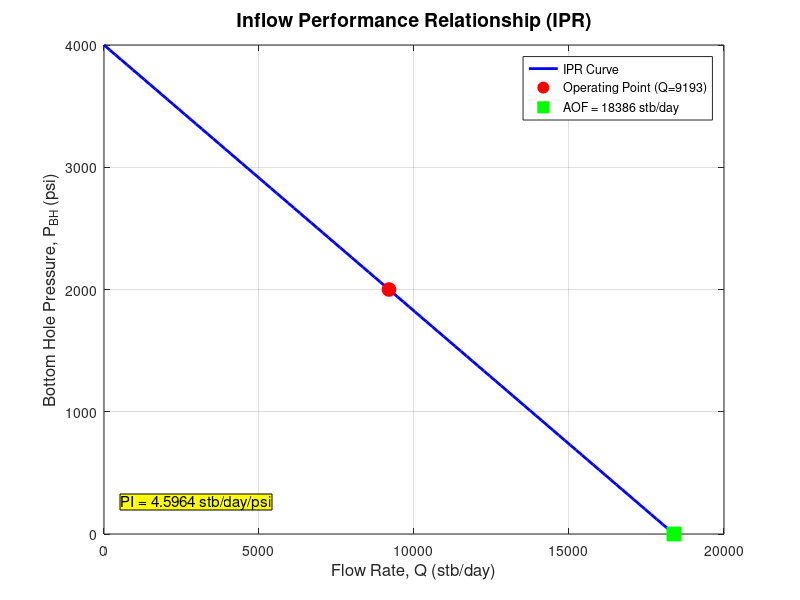
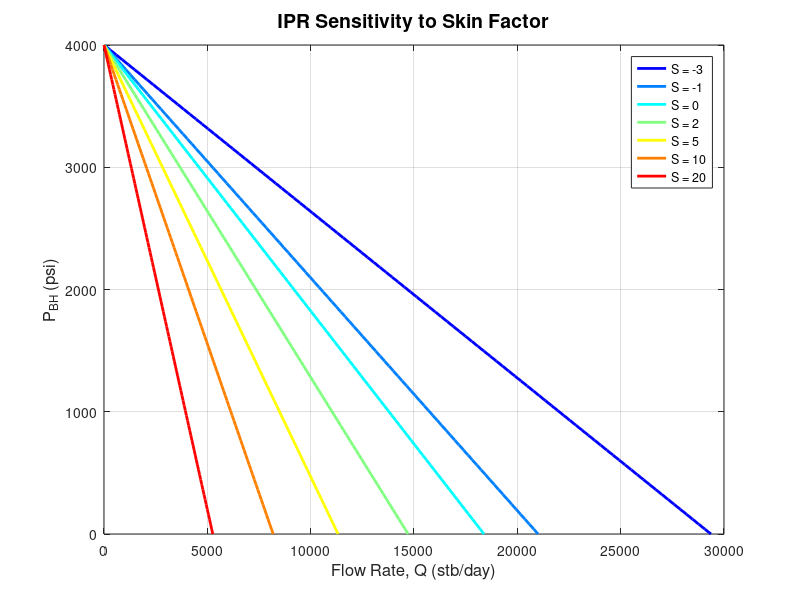
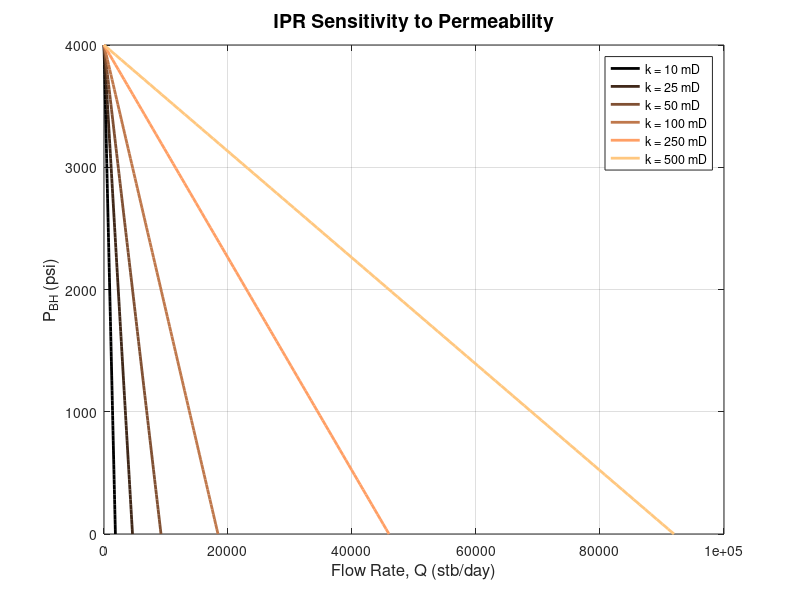
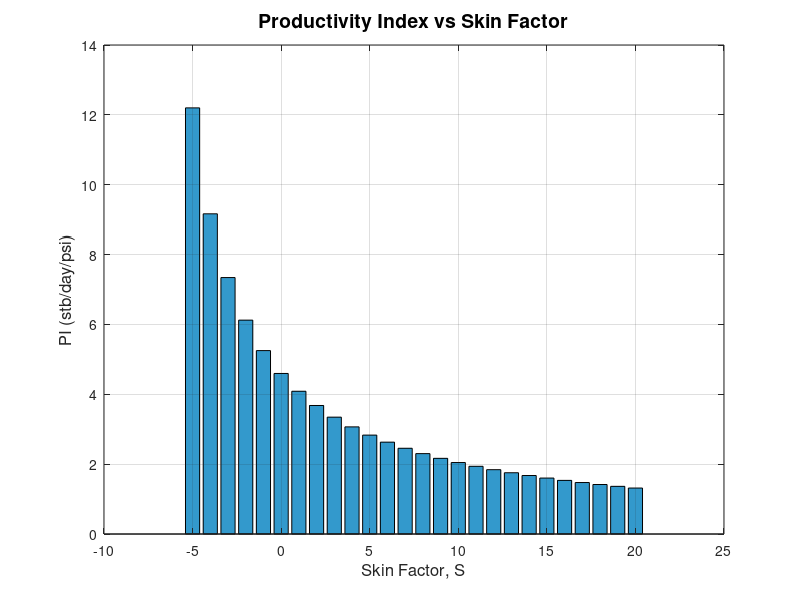

Source code (MATLAB) for these figures, in order:
%% =========================================================================
%  PRODUCTIVITY INDEX - SENSITIVITY ANALYSIS
%  Generates IPR curves and sensitivity plots for key parameters
%
%  Author: Enrique Philippe Gutiérrez Fedoruk
%  LinkedIn: https://www.linkedin.com/in/enrique-philippe-guti%C3%A9rrez-fedoruk-493060123/
%  Date: 2026
%  License: MIT License
% =========================================================================

function sensitivity_analysis()
    %% Base case parameters
    base.h    = 50;       % ft
    base.k    = 100;      % mD
    base.B    = 1.2;      % rb/stb
    base.mu   = 0.8;      % cp
    base.R    = 1000;     % ft
    base.rw   = 0.328;    % ft (7-7/8" hole)
    base.S    = 0;        % dimensionless
    base.P_R  = 4000;     % psi
    base.P_BH = 2000;     % psi

    %% 1. IPR Curve (Inflow Performance Relationship)
    figure('Name', 'IPR Curve', 'Position', [100 100 800 600]);
    
    P_BH_range = linspace(0, base.P_R, 100);
    params = base;
    Q_values = zeros(size(P_BH_range));
    
    for i = 1:length(P_BH_range)
        params.P_BH = P_BH_range(i);
        res = productivity_index_calc(params);
        Q_values(i) = res.Q;
    end
    
    plot(Q_values, P_BH_range, 'b-', 'LineWidth', 2);
    xlabel('Flow Rate, Q (stb/day)', 'FontSize', 12);
    ylabel('Bottom Hole Pressure, P_{BH} (psi)', 'FontSize', 12);
    title('Inflow Performance Relationship (IPR)', 'FontSize', 14);
    grid on;
    hold on;
    
    % Mark operating point
    res_base = productivity_index_calc(base);
    plot(res_base.Q, base.P_BH, 'ro', 'MarkerSize', 10, 'MarkerFaceColor', 'r');
    
    % AOF (Absolute Open Flow)
    params.P_BH = 0;
    res_aof = productivity_index_calc(params);
    plot(res_aof.Q, 0, 'gs', 'MarkerSize', 10, 'MarkerFaceColor', 'g');
    
    legend('IPR Curve', sprintf('Operating Point (Q=%.0f)', res_base.Q), ...
           sprintf('AOF = %.0f stb/day', res_aof.Q), 'Location', 'northeast');
    
    annotation('textbox', [0.15, 0.15, 0.3, 0.1], ...
        'String', sprintf('PI = %.4f stb/day/psi', res_base.PI), ...
        'FontSize', 11, 'BackgroundColor', 'yellow', 'EdgeColor', 'black');
    
    saveas(gcf, 'ipr_curve.png');
    fprintf('Saved: ipr_curve.png\n');

    %% 2. Skin Factor Sensitivity
    figure('Name', 'Skin Sensitivity', 'Position', [100 100 800 600]);
    
    skin_values = [-3, -1, 0, 2, 5, 10, 20];
    colors = jet(length(skin_values));
    
    for j = 1:length(skin_values)
        params = base;
        params.S = skin_values(j);
        Q_skin = zeros(size(P_BH_range));
        
        for i = 1:length(P_BH_range)
            params.P_BH = P_BH_range(i);
            res = productivity_index_calc(params);
            Q_skin(i) = res.Q;
        end
        
        plot(Q_skin, P_BH_range, '-', 'LineWidth', 2, 'Color', colors(j,:));
        hold on;
    end
    
    xlabel('Flow Rate, Q (stb/day)', 'FontSize', 12);
    ylabel('P_{BH} (psi)', 'FontSize', 12);
    title('IPR Sensitivity to Skin Factor', 'FontSize', 14);
    legend(arrayfun(@(s) sprintf('S = %g', s), skin_values, 'UniformOutput', false), ...
           'Location', 'northeast');
    grid on;
    saveas(gcf, 'skin_sensitivity.png');
    fprintf('Saved: skin_sensitivity.png\n');

    %% 3. Permeability Sensitivity
    figure('Name', 'Permeability Sensitivity', 'Position', [100 100 800 600]);
    
    k_values = [10, 25, 50, 100, 250, 500];
    colors = copper(length(k_values));
    
    for j = 1:length(k_values)
        params = base;
        params.k = k_values(j);
        Q_k = zeros(size(P_BH_range));
        
        for i = 1:length(P_BH_range)
            params.P_BH = P_BH_range(i);
            res = productivity_index_calc(params);
            Q_k(i) = res.Q;
        end
        
        plot(Q_k, P_BH_range, '-', 'LineWidth', 2, 'Color', colors(j,:));
        hold on;
    end
    
    xlabel('Flow Rate, Q (stb/day)', 'FontSize', 12);
    ylabel('P_{BH} (psi)', 'FontSize', 12);
    title('IPR Sensitivity to Permeability', 'FontSize', 14);
    legend(arrayfun(@(k) sprintf('k = %g mD', k), k_values, 'UniformOutput', false), ...
           'Location', 'northeast');
    grid on;
    saveas(gcf, 'permeability_sensitivity.png');
    fprintf('Saved: permeability_sensitivity.png\n');

    %% 4. PI vs Skin Factor Bar Chart
    figure('Name', 'PI vs Skin', 'Position', [100 100 800 600]);
    
    skin_range = -5:1:20;
    PI_vals = zeros(size(skin_range));
    
    for i = 1:length(skin_range)
        params = base;
        params.S = skin_range(i);
        res = productivity_index_calc(params);
        PI_vals(i) = res.PI;
    end
    
    bar(skin_range, PI_vals, 'FaceColor', [0.2 0.6 0.8]);
    xlabel('Skin Factor, S', 'FontSize', 12);
    ylabel('PI (stb/day/psi)', 'FontSize', 12);
    title('Productivity Index vs Skin Factor', 'FontSize', 14);
    grid on;
    saveas(gcf, 'pi_vs_skin.png');
    fprintf('Saved: pi_vs_skin.png\n');

    fprintf('\nAll sensitivity plots generated successfully.\n');
end

%% Helper function (standalone calculation without display)
function results = productivity_index_calc(params)
    h  = params.h;
    k  = params.k;
    B  = params.B;
    mu = params.mu;
    R  = params.R;
    rw = params.rw;
    S  = params.S;
    P_R  = params.P_R;
    P_BH = params.P_BH;

    numerator   = 0.00708 * h * k;
    denominator = B * mu * (log(R / rw) + S);
    
    PI = numerator / denominator;
    drawdown = P_R - P_BH;
    Q = PI * drawdown;
    Q_BH = Q * B;

    results.PI       = PI;
    results.Q        = Q;
    results.Q_BH     = Q_BH;
    results.drawdown = drawdown;
end
